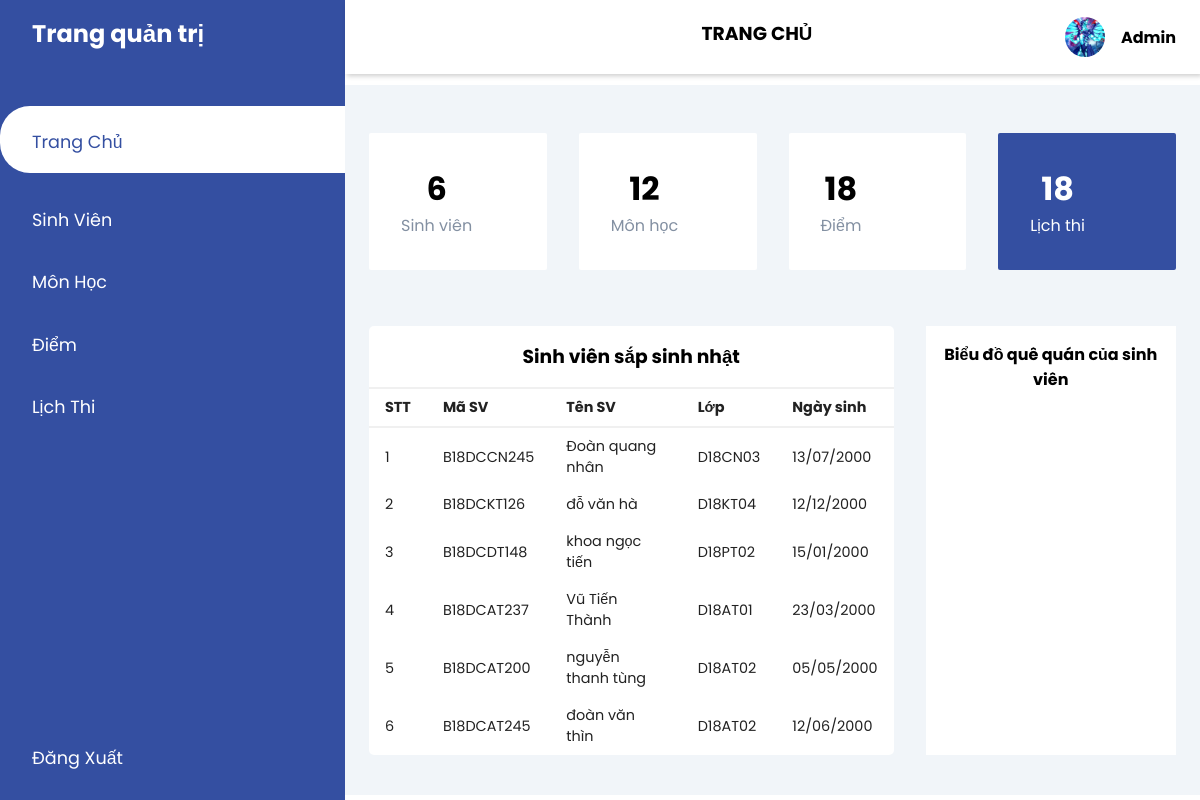
The app's page /backend/admin_home/admin_home.php (signed in) with its own data.
### tables this page shows
CREATE TABLE `student` (
  `studentID` varchar(10) NOT NULL,
  `ten` varchar(150) NOT NULL,
  `lop` varchar(10) NOT NULL,
  `email` varchar(50) NOT NULL,
  `ngaySinh` date NOT NULL,
  `queQuan` varchar(150) NOT NULL,
  `matKhau` varchar(150) NOT NULL
);

### database/dbhelper.php (called while the page is built, shortened)
<?php
function executeResult ($sql) {
    $conn = mysqli_connect(HOST, USERNAME, PASSWORD, DATABASE);
    $resultset = mysqli_query($conn, $sql);
    $list = [];
        while ($row = $resultset->fetch_assoc())
        $list[] = $row;
        return $list;
}

### backend/admin_home/admin_home.php (the view, shortened to what this page needs)
<?php
require_once "/xampp/htdocs/QuanLySinhVien/database/dbhelper.php";
?>
<!DOCTYPE html>
<html lang="en">
<head>
    <link rel="stylesheet" href="https://maxst.icons8.com/vue-static/landings/line-awesome/line-awesome/1.3.0/css/line-awesome.min.css">
    <link rel="stylesheet" href="../assets/css/admin_home.css">
</head>
<body>
    <div class="sidebar">
        <div class="sidebar-brand">
            <h2><i class="lab la-accusoft"></i> <span>Trang quản trị</span></h2>
        </div>
        <div class="sidebar-menu">
            <ul class="main-menu">
                <li>
                    <a href="../admin_home/admin_home.php" class="active"><span class="las la-igloo"></span>
                        <span>Trang Chủ</span></a>
                </li>
                <li>
                    <a href="../admin_student/admin_student.php"><span class="las la-user-circle"></span>
                        <span>Sinh Viên</span></a>
                </li>
                <li>
                    <a href="../admin_subject/admin_subject.php"><span class="las la-book"></span>
                        <span>Môn Học</span></a>
                </li>
                <li>
                    <a href="../admin_mark/admin_mark.php"><span class="las la-graduation-cap"></span>
                        <span>Điểm</span></a>
                </li>
                <li>
                    <a href="../admin_examSchedule/admin_examSchedule.php"><span class="las la-calendar-alt"></span>
                        <span>Lịch Thi</span></a>
                </li>
                <li>
                    <a href="../admin_logout/admin_logout.php"><span class="las la-sign-out-alt"></span>
                        <span>Đăng Xuất</span></a>
                </li>
            </ul>
        </div>
    </div>
    <div class="main-content">
        <header>
            <label for="nav-toggle">
                <span class="las la-bars"></span>
            </label>
            <h3>TRANG CHỦ</h3>
            <div class="user-wrapper">
                <img src="../assets/img/admin_page/photon_dragon.png" width="40px" height="40px" alt="">
                <div>
                    <h4>Admin</h4>
                </div>
            </div>
        </header>
        <main>
            <div class="cards">
                <div class="card-single">
                    <div>
                        <?php
                        $sql = "select count(distinct studentID) as numberofstudents from student";
                        $result = executeResult($sql);
                        if (count($result) !== 0)
                            foreach ($result as $std) {
                                echo "
                                    <h1>" . $std["numberofstudents"] . "</h1>
                                    <span>Sinh viên</span>
                                    ";
                            }
                        ?>
                    </div>
                </div>
                <div class="card-single">
                    <div>
                        <?php
                        $sql = "select count(distinct maMon) as numberofsubjects from subject";
                        $result = executeResult($sql);
                        if (count($result) !== 0)
                            foreach ($result as $std) {
                                echo "
                                    <h1>" . $std["numberofsubjects"] . "</h1>
                                    <span>Môn học</span>
                                    ";
                            }
                        ?>
                    </div>
                </div>
                <div class="card-single">
                    <div>
                        <?php
                        $sql = "select count(distinct transcriptID) as numberofmarks from transcript";
                        $result = executeResult($sql);
                        if (count($result) !== 0)
                            foreach ($result as $std) {
                                echo "
                                    <h1>" . $std["numberofmarks"] . "</h1>
                                    <span>Điểm</span>
                                    ";
                            }
                        ?>
                    </div>
                </div>
                <div class="card-single">
                    <div>
                        <?php
                        $sql = "select count(esID) as numberofes from examschedule";
                        $result = executeResult($sql);
                        if (count($result) !== 0)
                            foreach ($result as $std) {
                                echo "
                                    <h1>" . $std["numberofes"] . "</h1>
                                    <span>Lịch thi</span>
                                    ";
                            }
                        ?>
                    </div>
                </div>
            </div>
            <div class="recent-grid">
                <div class="projects">
                    <div class="card">
                        <div class="card-header">
                            <h3>Sinh viên sắp sinh nhật</h3>
                        </div>
                        <div class="card-body">
                            <div class="table-responsive">
                                <table width="100%">
                                    <thead>
                                        <tr>
                                            <td>
                                                <h4>STT</h4>
                                            </td>
                                            <td>
                                                <h4>Mã SV</h4>
                                            </td>
                                            <td>
                                                <h4>Tên SV</h4>
                                            </td>
                                            <td>
                                                <h4>Lớp</h4>
                                            </td>
                                            <td>
                                                <h4>Ngày sinh</h4>
                                            </td>
                                        </tr>
                                    </thead>
                                    <tbody>
                                        <?php
                                        $sql = "SELECT studentID, ten, lop, ngaySinh,
                ngaySinh + INTERVAL (YEAR(CURRENT_DATE) - YEAR(ngaySinh))     YEAR AS currbirthday,
                ngaySinh+ INTERVAL (YEAR(CURRENT_DATE) - YEAR(ngaySinh)) + 1 YEAR AS nextbirthday
                FROM student
                ORDER BY CASE
                WHEN currbirthday >= CURRENT_DATE THEN currbirthday
                ELSE nextbirthday
                END";
                                        $index = 1;
                                        $studentList = executeResult($sql);
                                        if (count($studentList) !== 0)
                                            foreach ($studentList as $std) {
                                                $date = date_create($std["ngaySinh"]);
                                                $date = date_format($date, "d/m/Y");
                                                echo "<tr>
                                                <td>" . ($index++) . "</td>
                                                <td>{$std["studentID"]}</td>
                                                <td>{$std["ten"]}</td>
                                                <td>{$std["lop"]}</td>
                                                <td>{$date}</td>
                                            </tr>";
                                            }
                                        ?>
                                    </tbody>
                                </table>
                            </div>
                        </div>
                    </div>
                </div>
                <div class="chart">
                <h4>Biểu đồ quê quán của sinh viên</h4>
                    <canvas id="myChart" width="100" height="100"> </canvas>
                </div>
            </div>
        </main>
    </div>
</body>
</html>

### backend/assets/css/admin_home.css (style rules this page uses)
:root { --main-color: #344fa1; --color-dark: #1D2231; --text-gray: #8390A2; }
* { padding: 0; margin: 0; box-sizing: border-box; list-style-type: none; text-decoration: none; font-family: 'Poppins', sans-serif; }
.sidebar { width: 345px; position: fixed; left: 0; top: 0; height: 100%; background: var(--main-color); z-index: 100; transition: width 300ms; }
.sidebar-brand { height: 90px; padding: 1rem 0rem 1rem 2rem; color: #fff; }
.sidebar-brand span { display: inline-block; padding-right: 1.3rem; }
.sidebar-menu { margin-top: 1rem; }
.sidebar-menu li { width: 100%; margin-bottom: 1.7rem; position: relative; }
.sidebar-menu a { padding-left: 1rem; display: block; color: #fff; font-size: 1.1rem; }
.sidebar-menu a.active { background: #fff; padding-top: 1rem; padding-bottom: 1rem; color: var(--main-color); border-radius: 30px 0 0 30px; }
.sidebar-menu a span:first-child { font-size: 1.5rem; padding-right: 1rem; }
.sidebar-menu li:last-child { position: absolute; bottom: 0; }
.main-content { margin-left: 345px; }
header { background: #fff; display: flex; justify-content: space-between; padding: 1rem 1.5rem; box-shadow: 2px 2px 5px rgba(0, 0, 0, 0.2); position: fixed; left: 345px; width: calc(100% - 345px); top: 0; z-index: 100; transition: left 300ms; }
header h3 { margin-left: 4rem; margin-top: .2rem; }
header label span { font-size: 1.7rem; padding-right: 1rem; }
.user-wrapper { display: flex; align-items: center; }
.user-wrapper img { border-radius: 50%; margin-right: 1rem; }
.user-wrapper h4 { margin-bottom: 0rem !important; }
main { margin-top: 85px; padding: 2rem 1.5rem; background: #f1f5f9; min-height: calc(100vh - 90px); }
.cards { display: grid; grid-template-columns: repeat(4, 1fr); grid-gap: 2rem; margin-top: 1rem; }
.card-single { display: flex; justify-content: space-between; background: #fff; padding: 2rem; border-radius: 2px; text-align: center; }
.card-single div:first-child span { color: var(--text-gray); }
.card-single:last-child { background: var(--main-color); }
.card-single:last-child h1, .card-single:last-child div:first-child span, .card-single:last-child div:last-child span { color: #fff; }
.recent-grid { margin-top: 3.5rem; display: grid; grid-gap: 2rem; grid-template-columns: 65% auto; }
.card { background: #fff; border-radius: 5px; }
.card-header { padding: 1rem; }
.card-header { text-align: center; border-bottom: 1px solid #f0f0f0; }
table { border-collapse: collapse; }
thead tr { border-top: 1px solid #f0f0f0; border-bottom: 2px solid #f0f0f0; }
thead td { font-weight: 700px; }
td { padding: .5rem 1rem; font-size: .9rem; color: #222; }
.chart { background-color: #fff; text-align: center; }
.chart h4 { margin-top: 1rem; margin-bottom: 1rem; }

### records on screen
student: studentID "B18DCCN245", ten "Đoàn quang nhân", lop "D18CN03", ngaySinh "13/07/2000"
student: studentID "B18DCKT126", ten "đỗ văn hà", lop "D18KT04", ngaySinh "12/12/2000"
student: studentID "B18DCDT148", ten "khoa ngọc tiến", lop "D18PT02", ngaySinh "15/01/2000"
student: studentID "B18DCAT237", ten "Vũ Tiến Thành", lop "D18AT01", ngaySinh "23/03/2000"
student: studentID "B18DCAT200", ten "nguyễn thanh tùng", lop "D18AT02", ngaySinh "05/05/2000"
student: studentID "B18DCAT245", ten "đoàn văn thìn", lop "D18AT02", ngaySinh "12/06/2000"

### other values on screen
$std["numberofstudents"] "6"
$std["numberofsubjects"] "12"
$std["numberofmarks"] "18"
$std["numberofes"] "18"
